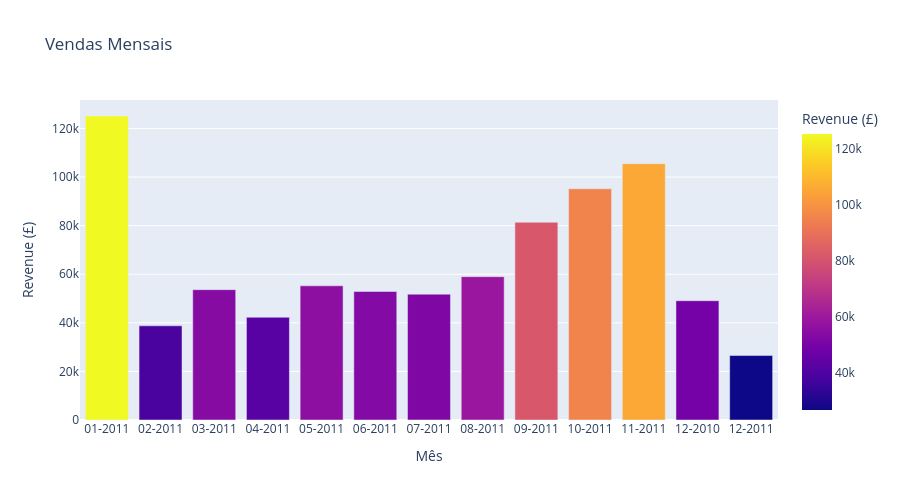

The cell this chart's notebook holds for it:
### Code cell
import plotly.express as px

# Vendas por mês
df['Month-Year'] = df['InvoiceDate'].dt.strftime('%m-%Y')
vendas_mes = df.groupby('Month-Year')['Revenue'].sum().reset_index()
vendas_mes = vendas_mes.sort_values('Month-Year')

fig = px.bar(vendas_mes, x='Month-Year', y='Revenue',
             color='Revenue',
             labels={'Revenue': 'Revenue (£)', 'Month-Year': 'Mês'},
             title='Vendas Mensais')

fig.update_layout(width=900, height=500)
fig.show()

### Figure 1 — Plotly figure (JSON) as saved in the notebook; plotly's stock layout.template omitted (floating-point values rounded to 4 significant figures)
{"data": [{"hovertemplate": "Mês=%{x}<br>Revenue (£)=%{marker.color}<extra></extra>", "legendgroup": "", "marker": {"color": [125100.0, 38770.0, 53660.0, 42300.0, 55240.0, 52900.0, 51790.0, 59010.0, 81390.0, 95180.0, 105500.0, 49100.0, 26540.0], "coloraxis": "coloraxis", "pattern": {"shape": ""}}, "name": "", "orientation": "v", "showlegend": false, "textposition": "auto", "type": "bar", "x": ["01-2011", "02-2011", "03-2011", "04-2011", "05-2011", "06-2011", "07-2011", "08-2011", "09-2011", "10-2011", "11-2011", "12-2010", "12-2011"], "xaxis": "x", "y": [125100.0, 38770.0, 53660.0, 42300.0, 55240.0, 52900.0, 51790.0, 59010.0, 81390.0, 95180.0, 105500.0, 49100.0, 26540.0], "yaxis": "y"}], "layout": {"barmode": "relative", "coloraxis": {"colorbar": {"title": {"text": "Revenue (£)"}}, "colorscale": [[0, "#0d0887"], [0.1111, "#46039f"], [0.2222, "#7201a8"], [0.3333, "#9c179e"], [0.4444, "#bd3786"], [0.5556, "#d8576b"], [0.6667, "#ed7953"], [0.7778, "#fb9f3a"], [0.8889, "#fdca26"], [1, "#f0f921"]]}, "height": 500, "legend": {"tracegroupgap": 0}, "title": {"text": "Vendas Mensais"}, "width": 900, "xaxis": {"anchor": "y", "domain": [0, 1], "title": {"text": "Mês"}}, "yaxis": {"anchor": "x", "domain": [0, 1], "title": {"text": "Revenue (£)"}}}}
